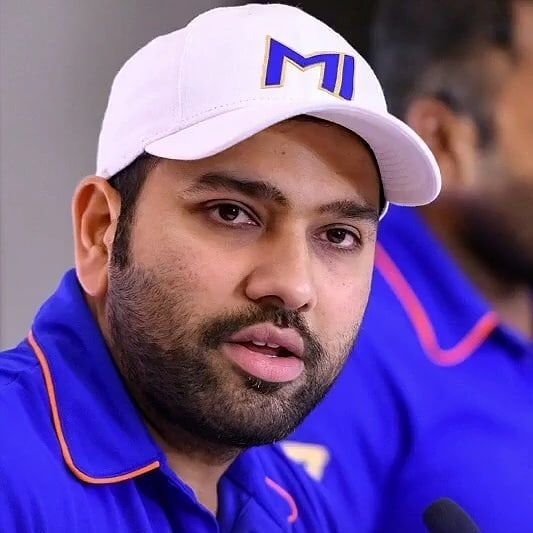
#> input picture images/rohit sharma.jpg, 533 x 533 px; its folder holds only this picture in this run
$ python -i util.py   (imports and definitions only)
#> lines starting #> are read from the running program, lines starting #| are printed output that depends on the picture
import pickle
import json
import numpy as np
import base64
import cv2
from wavelet import w2d
import os

__class_name_to_number = {}
__class_number_to_name = {}
__model = None


def classify_image(image_base64_data, file_path=None):
    imgs = get_cropped_image_if_2_eyes(file_path, image_base64_data)

    result = []
    for img in imgs:
        scalled_raw_img = cv2.resize(img, (32, 32))
        img_har = w2d(img, 'db1', 5)
        scalled_img_har = cv2.resize(img_har, (32, 32))
        combined_img = np.vstack((scalled_raw_img.reshape(32 * 32 * 3, 1), scalled_img_har.reshape(32 * 32, 1)))

        len_image_array = 32 * 32 * 3 + 32 * 32

        final = combined_img.reshape(1, len_image_array).astype(float)
        result.append({
            'class': class_number_to_name(__model.predict(final)[0]),
            'class_probability': np.around(__model.predict_proba(final) * 100, 2).tolist()[0],
            'class_dictionary': __class_name_to_number
        })

    return result


def class_number_to_name(class_num):
    return __class_number_to_name[class_num]


def load_saved_artifacts():
    print("loading saved artifacts...start")
    global __class_name_to_number
    global __class_number_to_name
    global __model

    # Get the absolute path to the directory containing util.py
    dir_path = os.path.dirname(os.path.realpath(__file__))

    # Construct the absolute path to class_dictionary.json
    class_file_path = os.path.join(dir_path, "artifacts", "class_dictionary.json")
    model_file_path = os.path.join(dir_path, "artifacts", "saved_model.pkl")
    try:
        # Attempt to open the file
        with open(class_file_path, "r") as f:
            __class_name_to_number = json.load(f)
            __class_number_to_name = {v: k for k, v in __class_name_to_number.items()}
        with open(model_file_path, 'rb') as f:
            __model = pickle.load(f)
        print("loading saved artifacts...done")
    except FileNotFoundError:
        print(f"Error: class_dictionary.json not found at {class_file_path}")
# [18 lines of commented-out code are left out]


def get_cv2_image_from_base64_string(b64str):
    '''
    credit: https://stackoverflow.com/questions/33754935/read-a-base-64-encoded-image-from-memory-using-opencv-python-library
    :param uri:
    :return:
    '''
    # encoded_data = b64str.split(',')[1]
    nparr = np.frombuffer(base64.b64decode(b64str), np.uint8)
    img = cv2.imdecode(nparr, cv2.IMREAD_COLOR)
    return img


def get_cropped_image_if_2_eyes(image_path, image_base64_data):
    face_cascade = cv2.CascadeClassifier(cv2.data.haarcascades + 'haarcascade_frontalface_default.xml')
    eye_cascade = cv2.CascadeClassifier(cv2.data.haarcascades + 'haarcascade_eye.xml')

    if image_path:
        img = cv2.imread(image_path)
    else:
        img = get_cv2_image_from_base64_string(image_base64_data)

    gray = cv2.cvtColor(img, cv2.COLOR_BGR2GRAY)
    faces = face_cascade.detectMultiScale(gray, 1.3, 5)

    cropped_faces = []
    for (x, y, w, h) in faces:
        roi_gray = gray[y:y + h, x:x + w]
        roi_color = img[y:y + h, x:x + w]
        eyes = eye_cascade.detectMultiScale(roi_gray)
        if len(eyes) >= 2:
            cropped_faces.append(roi_color)
    return cropped_faces


# [2 lines not run here, left out]

>>> import cv2
>>> picture = cv2.imread('images/rohit sharma.jpg', cv2.IMREAD_GRAYSCALE)
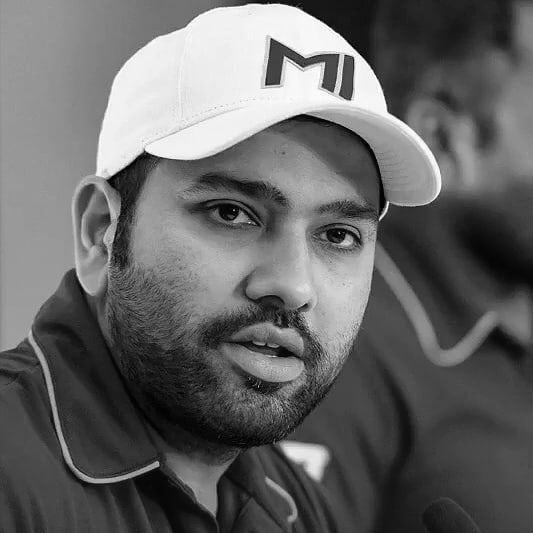
#> picture: shape (533, 533); min 0, max 255, mean 101.5
>>> result = classify_image(picture)
#> in get_cv2_image_from_base64_string, `nparr = np.frombuffer(base64.b64decode(b64str), np.uint8)`: nparr = 2774 values, max 255 at index 177, min 0 at index 559, mean 148.8
#> (the run stopped early here; a loop or call above may not have finished)

$ run again, on images/virat kholi.jpg
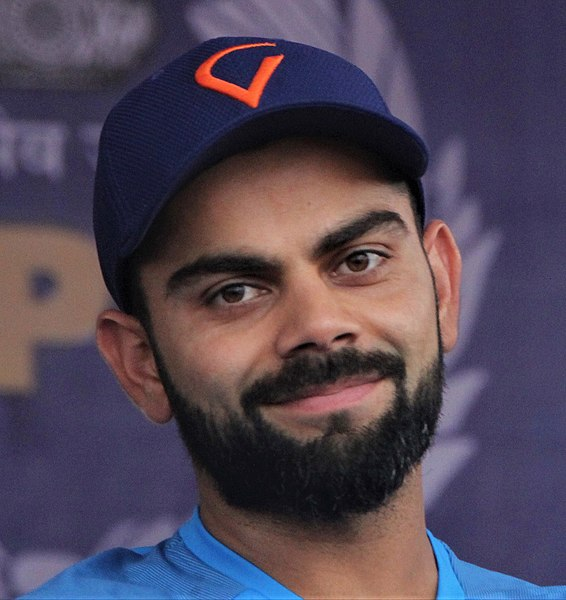
#> input picture images/virat kholi.jpg, 566 x 600 px
#> `picture = cv2.imread('images/rohit sharma.jpg', cv2.IMREAD_GRAYSCALE)`:
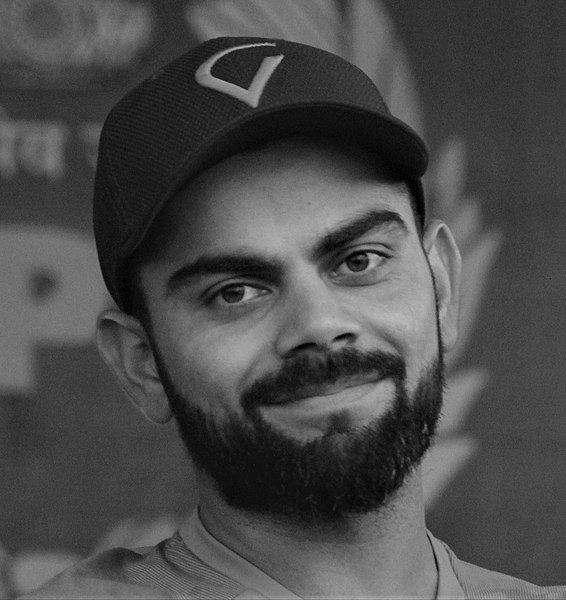
#> picture: shape (600, 566); min 0, max 194, mean 74.9
#> nparr = 398 values, max 255 at index 84, min 1 at index 68, mean 138.4
